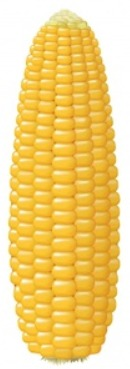
#> input picture WhatsApp Image 2019-11-21 at 12.59.30 PM (1).jpeg, 130 x 369 px
$ python -i login.py   (imports and definitions only)
#> lines starting #> are read from the running program, lines starting #| are printed output that depends on the picture; after the words box and inside, x2 and y2 are one past the last pixel; in counts of white or black regions, pixels touching at a corner belong together
from tkinter import *
from tkinter import messagebox
from pymongo import MongoClient
import uuid
from tkinter import ttk
import tkinter.font as tkFont
import easygui as eg
from PIL import Image, ImageTk
import numpy as np
import cv2
import tkinter as tk
from tkinter import filedialog

#estoy probando el git de escritorio
mongoClient = MongoClient('localhost',27017)
db = mongoClient.softmaiznew
collection = db

#Validaciones del login
# [274 lines left out: functions validar, coni, limpiar, database, registrarusu, ValidarProduccion and 7 more, not called in this run]

def abre():

    pic = filedialog.askopenfilename ()
#> the answer given: WhatsApp Image 2019-11-21 at 12.59.30 PM (1).jpeg
    #fuente de letra
    font = cv2.FONT_HERSHEY_SIMPLEX
    #Cargar la imagen
    imagen = cv2.imread(pic)
#> imagen is the input picture: shape (369, 130, 3); mean B, G, R 129, 210.4, 243
    if(imagen is None):
        print("Error: no se ha podido encontrar la imagen")
        quit()

    #convertir la imagen a hsv
    hsv = cv2.cvtColor(imagen, cv2.COLOR_BGR2HSV)
#> hsv: shape (369, 130, 3); mean H, S, V 25.3, 122.7, 243.2
    #Rangos del color que debe quitar (blanco)
    rango_bajo = np.array([0,0,200])
    rango_alto = np.array([255, 50, 255])
    fondo = cv2.inRange(hsv, rango_bajo, rango_alto)
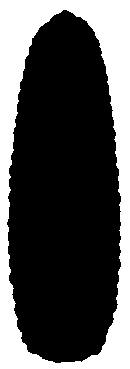
#> fondo: shape (369, 130); 32% white; 1 white region, box (x1, y1, x2, y2) and area: (0, 0, 130, 369) 15350

    mazorcas = cv2.bitwise_not(fondo)

    kernel = np.ones((3,3),np.uint8)
    mazorcas = cv2.morphologyEx(mazorcas,cv2.MORPH_OPEN,kernel)
#> mazorcas: shape (369, 130); 68% white; 1 black region, box (x1, y1, x2, y2) and area: (0, 0, 130, 369) 15361
    mazorcas = cv2.morphologyEx(mazorcas,cv2.MORPH_CLOSE,kernel)
#> mazorcas: shape (369, 130); 68% white; 1 black region

    #contorno de los objetos que esten sobre el fondo blanco
    contours,_ = cv2.findContours(mazorcas, cv2.RETR_LIST, cv2.CHAIN_APPROX_SIMPLE)
#> contours = 1 contour; box (x1, y1, x2, y2) and area: (7, 10, 121, 363) 32248
    cv2.drawContours(imagen, contours, -1, (0,255,0), 2)
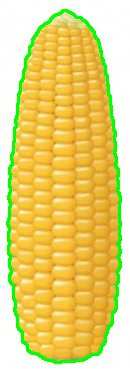
#> imagen: shape (369, 130, 3); 5.7% of pixels changed, all inside (x1, y1, x2, y2) = (6, 9, 122, 364)
    #mostrar el numero de objetos contornados
    print(len(contours),' Mazorcas ' )
#| 1  Mazorcas

    cv2.imshow('Final', imagen)

    cv2.waitKey(0)
    cv2.destroyAllWindows()


# [12 lines left out: function conteo, not called in this run]

def cerrarventana():
    ventana.destroy()


# [5 lines not run here, left out]
# [1 line that did not run here, left out]
# [1 line that did not run here, left out]
# [1 line that did not run here, left out]
# [1 line not run here, left out]

# [1 line that did not run here, left out]

# [1 line that did not run here, left out]
# [1 line that did not run here, left out]
# [1 line not run here, left out]

# [1 line that did not run here, left out]
# [1 line that did not run here, left out]
# [1 line not run here, left out]

# [1 line that did not run here, left out]

# [1 line that did not run here, left out]

#------------Declarar variables de usuario----------------------
Identificaion=StringVar()
Nombres=StringVar()
Apellidos=StringVar()
Edad=StringVar()
Correo=StringVar()
Tipo = StringVar()
Password=StringVar()
# [1 line that did not run here, left out]
#------------Declarar variables de produccion----------------------
Fecha_produccion=StringVar()
Mazorcas=StringVar()
Mazorcascomercial=StringVar()
Mazorcasnocomercial=StringVar()

# [1 line not run here, left out]

>>> result = abre()

$ run again, with WhatsApp Image 2019-11-21 at 12.59.31 PM (2).jpeg copied over WhatsApp Image 2019-11-21 at 12.59.30 PM (1).jpeg
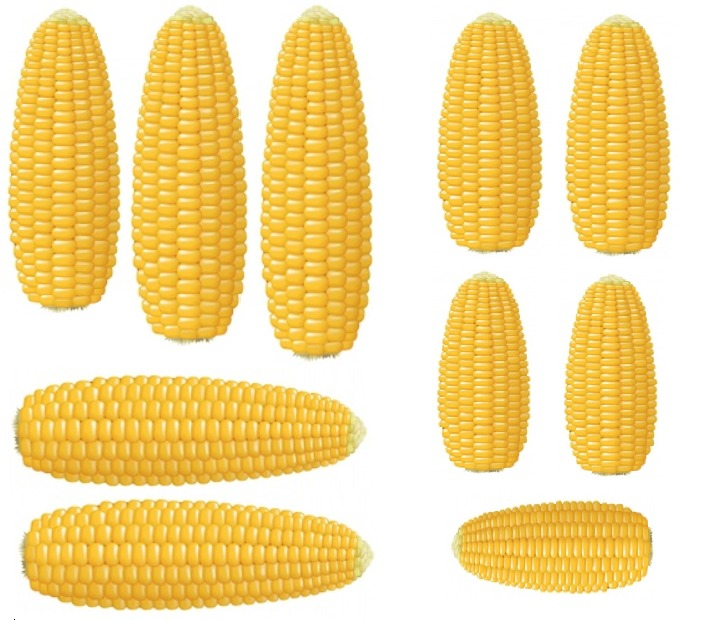
#> input picture WhatsApp Image 2019-11-21 at 12.59.31 PM (2).jpeg, 705 x 620 px
#> in abre, imagen is the input picture: shape (620, 705, 3); mean B, G, R 151.4, 218.3, 245.1
#> hsv: shape (620, 705, 3); mean H, S, V 20.9, 100.9, 245.2
#> in abre, `fondo = cv2.inRange(hsv, rango_bajo, rango_alto)`:
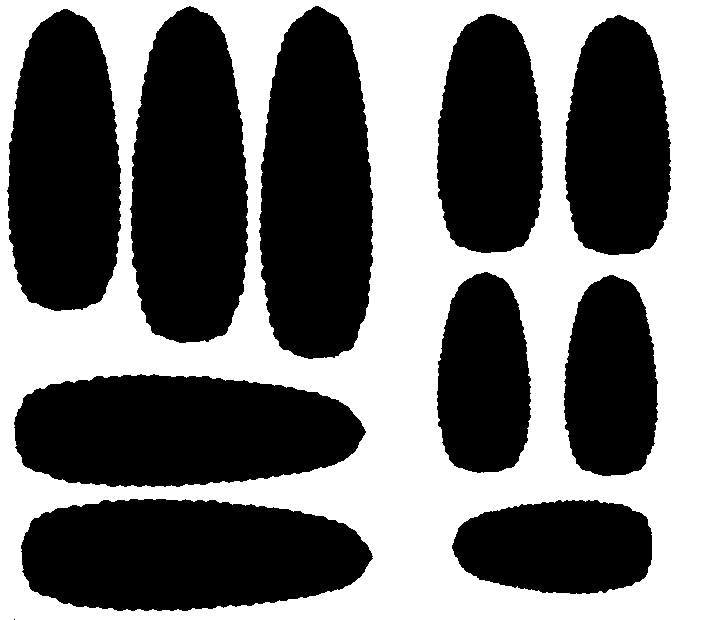
#> fondo: shape (620, 705); 44% white; 1 white region, box (x1, y1, x2, y2) and area: (0, 0, 705, 620) 192492
#> contours = 10 contours; largest, box (x1, y1, x2, y2) and area: (259, 6, 373, 359) 32252, (131, 7, 248, 343) 31867, (21, 499, 372, 611) 31802, (14, 375, 365, 487) 31788, (8, 9, 121, 311) 27572
#> in abre, `cv2.drawContours(imagen, contours, -1, (0,255,0), 2)`:
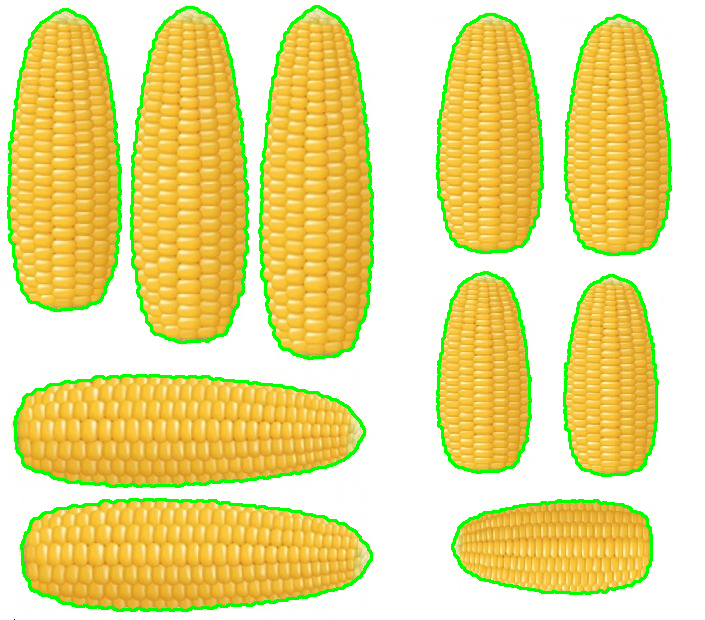
#> imagen: shape (620, 705, 3); 5.1% of pixels changed, all inside (x1, y1, x2, y2) = (7, 5, 672, 612)
#| 10  Mazorcas

$ run again, with WhatsApp Image 2019-11-21 at 12.59.30 PM.jpeg copied over WhatsApp Image 2019-11-21 at 12.59.30 PM (1).jpeg
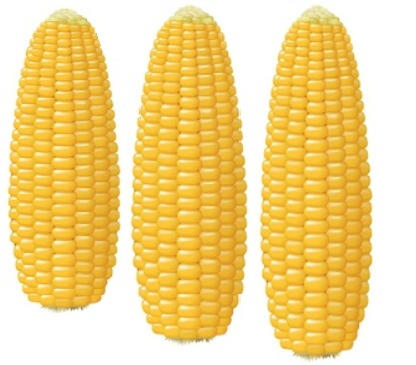
#> input picture WhatsApp Image 2019-11-21 at 12.59.30 PM.jpeg, 416 x 365 px
#> in abre, imagen is the input picture: shape (365, 416, 3); mean B, G, R 141.9, 215, 244.3
#> hsv: shape (365, 416, 3); mean H, S, V 22.1, 110.3, 244.4
#> in abre, `fondo = cv2.inRange(hsv, rango_bajo, rango_alto)`:
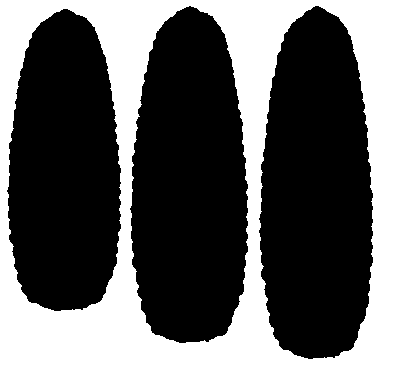
#> fondo: shape (365, 416); 38.9% white; 1 white region, box (x1, y1, x2, y2) and area: (0, 0, 416, 365) 59074
#> contours = 3 contours; box (x1, y1, x2, y2) and area: (259, 6, 373, 359) 32252, (131, 7, 248, 343) 31867, (8, 9, 121, 311) 27572
#> in abre, `cv2.drawContours(imagen, contours, -1, (0,255,0), 2)`:
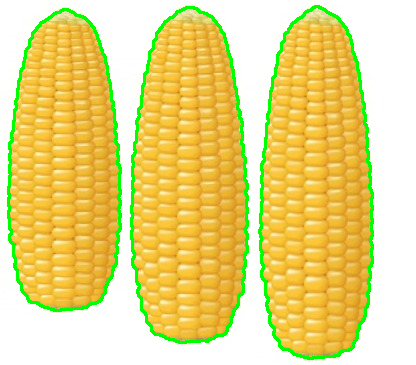
#> imagen: shape (365, 416, 3); 5.17% of pixels changed, all inside (x1, y1, x2, y2) = (7, 5, 374, 360)
#| 3  Mazorcas

$ run again, with WhatsApp Image 2019-11-21 at 12.59.31 PM.jpeg copied over WhatsApp Image 2019-11-21 at 12.59.30 PM (1).jpeg
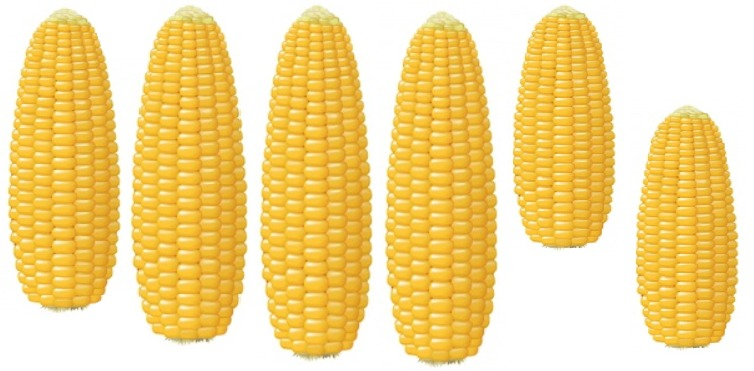
#> input picture WhatsApp Image 2019-11-21 at 12.59.31 PM.jpeg, 754 x 371 px
#> in abre, imagen is the input picture: shape (371, 754, 3); mean B, G, R 144.8, 216, 244.6
#> hsv: shape (371, 754, 3); mean H, S, V 21.8, 107.4, 244.7
#> in abre, `fondo = cv2.inRange(hsv, rango_bajo, rango_alto)`:
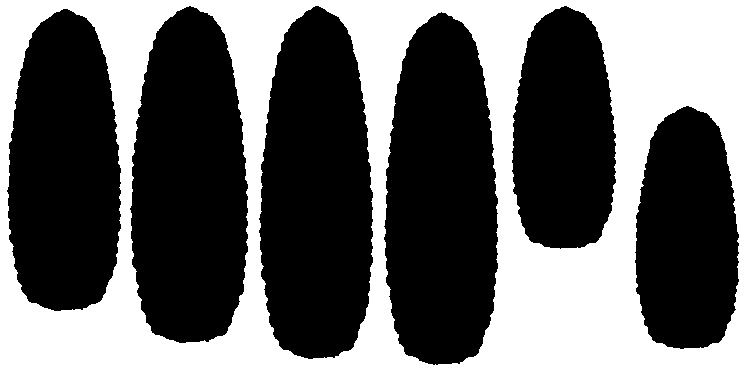
#> fondo: shape (371, 754); 40.5% white; 1 white region, box (x1, y1, x2, y2) and area: (0, 0, 754, 371) 113262
#> contours = 6 contours; box (x1, y1, x2, y2) and area: (259, 6, 373, 359) 32252, (384, 13, 498, 364) 32236, (131, 7, 248, 343) 31867, (8, 9, 121, 311) 27572, (512, 6, 616, 248) 20270, (635, 106, 739, 349) 20266
#> in abre, `cv2.drawContours(imagen, contours, -1, (0,255,0), 2)`:
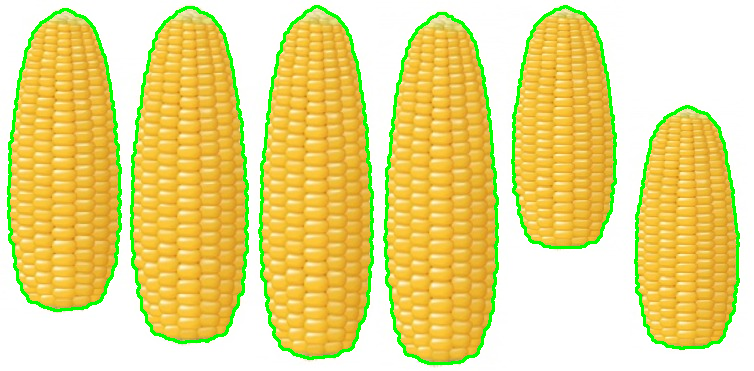
#> imagen: shape (371, 754, 3); 5.21% of pixels changed, all inside (x1, y1, x2, y2) = (7, 5, 740, 365)
#| 6  Mazorcas
